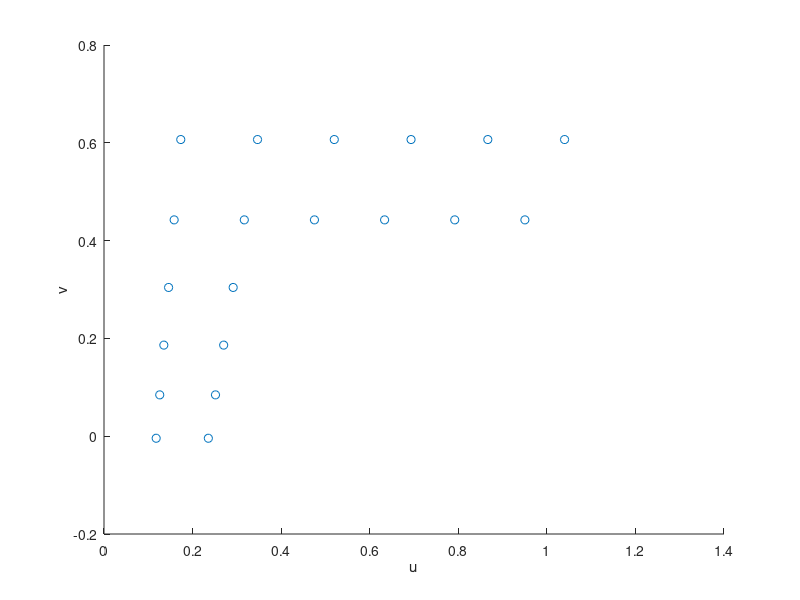

The MATLAB source for this figure: (Note: this script raises an error after producing the figure.)
%% HW 3 - ME 6406 Machine Vision
% by Cody Houff
% 11/09/21

%% Problem 1a Camera Model 
% Camera Model 
% find Xw,Yw and u,v
clc
clear
close all

Xw = [-2,-1, 0, 1, 2, 3,-2,-1, 0, 1, 2, 3,-1,-2,-1,-2,-1,-2,-1,-2];
Yw = [ 0, 0, 0, 0, 0, 0, 1, 1, 1, 1, 1, 1, 2, 2, 3, 3, 4, 4, 5, 5];
Zw = [ 0, 0, 0, 0, 0, 0, 0, 0, 0, 0, 0, 0, 0, 0, 0, 0, 0, 0, 0, 0];



theta = 135*pi/180;


T = [3, 3.5, 7.5]';

f = 1.3;

R = [1,        0,        0;
     0, cos(theta), -sin(theta);
     0   sin(theta),  cos(theta)]

 sizeXw = size(Xw);
 
for n = 1:sizeXw(2)
     
    xyz(:,n) = R*[Xw(n),Yw(n),Zw(n)]'+ T;
    
end

u = f*xyz(1,:)./xyz(3,:); % u = f*x/z
v = f*xyz(2,:)./xyz(3,:); % v = f*y/z

scatter(u,v);
xlabel('u');
ylabel('v');
 
save('camera_calibration_data.mat','Xw','Yw','u','v'); 


%% Problem 1b Camera Calibration
%Find f, [R], T T = offset, R matrix rotation values, given Xw Yw u, v
clc
clear
close all

load('camera_calibration_data.mat');

Zw = [ 0, 0, 0, 0, 0, 0, 0, 0, 0, 0, 0, 0, 0, 0, 0, 0, 0, 0, 0, 0];

%A =[Xw', Yw', Zw', u', v']

A = [v'.*Xw', v'.*Yw', -u'.*Xw', -u'.*Yw', v'];

b = u';
mu = pinv(A)*b;
mu(1);
mu(2);

U = mu(1)^2+mu(2)^2+mu(3)^2+mu(4)^2;
Ty = (U -(U^2 - 4*(mu(1)*mu(4) - mu(2)*mu(3))^2)^(.5))/(2*(mu(1)*mu(4)-mu(2)*mu(3))^2);

Ty = sqrt(Ty);
% Ty2 = -sqrt(Ty)

r11 = Ty*mu(1);
r12 = Ty*mu(2);
r21 = Ty*mu(3);
r22 = Ty*mu(4);
Tx=mu(5)*Ty;

Ex = r11*Xw(1)+r12*Yw(1)+Tx;
Ey = r21*Xw(1)+r22*Yw(1)+Ty;


if (sign(Ex) == sign(u(1))) && (sign(Ey) == sign(v(1)))
    Ty = Ty;
else
    Ty = -Ty; 
    r11 = Ty*mu(1);
    r12 = Ty*mu(2);
    r21 = Ty*mu(3);
    r22 = Ty*mu(4);
    Tx=mu(5)*Ty;

    Ex = r11*Xw(1)+r12*Yw(1)+Tx;
    Ey = r21*Xw(1)+r22*Yw(1)+Ty;
end

 s1 = 1;
 s2 = -sign(r11*r12+r12*r22);
 
r13 = s1*sqrt(1-r11^2-r12^2);
r23 = s2*sqrt(1-r21^2-r22^2);

r3 = cross([r11,r12,r13]',[r21,r22,r23]');
r31 = r3(1);
r32 = r3(2);
r33 = r3(3);

R = [r11, r12, r13;
     r21, r22, r23;
     r31, r32, r33]

k1 = 0;

ud = u';
vd = v';

rd_2 = ud.^2+vd.^2;
 
bprime = (r31.*Xw'+r32.*Yw').*ud;

xnew  = r11.*Xw'+r12*Yw'+Tx;

aprime = [xnew rd_2.*xnew -ud];
xprime = pinv(aprime)*bprime;

f = xprime(1)
k = xprime(2)
Tz = xprime(3)
 
%% Problem 2a Eye on hand calibration
% Compute ([Rc12], Tc12) and ([Rc23], Tc23)
clc
clear
close all
 
load('robot_hand_eye_data.mat');

Hc12 = Hc2*inv(Hc1);
Rc12 = Hc12(1:3,1:3)
Tc12 = Hc12(1:3,4)

Hc23 = Hc3*inv(Hc2);
Rc23 = Hc23(1:3,1:3)
Tc23 = Hc23(1:3,4)

    
%% Problem 2b Eye on hand calibration
% (n, θ) for each of the rotation matrixes; 
% [Rc12], [Rc23], [Rg12] and [Rg23].
clc
clear
close all

load('robot_hand_eye_data.mat');

Hc12 = Hc2*inv(Hc1);
Rc12 = Hc12(1:3,1:3);
Tc12 = Hc12(1:3,4);

Hc23 = Hc3*inv(Hc2);
Rc23 = Hc23(1:3,1:3);
Tc23 = Hc23(1:3,4);

Rg12 = Hg12(1:3,1:3);
Tg12 = Hg12(1:3,4);

Rg23 = Hg23(1:3,1:3);
Tg23 = Hg23(1:3,4);

theta_Hc12 = acos((Rc12(1,1)+Rc12(2,2)+Rc12(3,3)-1)/2)
theta_Hc23 = acos((Rc23(1,1)+Rc23(2,2)+Rc23(3,3)-1)/2)
theta_Hg12 = acos((Rg12(1,1)+Rg12(2,2)+Rg12(3,3)-1)/2)
theta_Hg23 = acos((Rg23(1,1)+Rg23(2,2)+Rg23(3,3)-1)/2)

k = [0,0,0]';
for i = 1:3
   theta = theta_Hc12;
   r = Rc12;
   k(i) = sqrt((r(i,i) - cos(theta))/(1-cos(theta))); 
end
n_Rc12 = [sign(r(3,2)-r(2,3)),sign(r(1,3)-r(3,1)),sign(r(2,1)-r(1,2))]'.*k

k = [0,0,0]';
for i = 1:3
   theta = theta_Hc23;
   r = Rc23;
   k(i) = sqrt((r(i,i) - cos(theta))/(1-cos(theta))); 
end
n_Rc23 = [sign(r(3,2)-r(2,3)),sign(r(1,3)-r(3,1)),sign(r(2,1)-r(1,2))]'.*k

k = [0,0,0]';
for i = 1:3
   theta = theta_Hg12;
   r = Rg12;
   k(i) = sqrt((r(i,i) - cos(theta))/(1-cos(theta))); 
end
n_Rg12 = [sign(r(3,2)-r(2,3)),sign(r(1,3)-r(3,1)),sign(r(2,1)-r(1,2))]'.*k

k = [0,0,0]';
for i = 1:3
   theta = theta_Hg23;
   r = Rg23;
   k(i) = sqrt((r(i,i) - cos(theta))/(1-cos(theta))); 
end
n_Rg23 = [sign(r(3,2)-r(2,3)),sign(r(1,3)-r(3,1)),sign(r(2,1)-r(1,2))]'.*k

% Problem 2c Eye on hand calibration
% Find Pc12, Pc23, Pg1, Pg23 
% check [Rc12],[Rc23],[Rg12],[Rg23] from P


Pc12 = 2*sin(theta_Hc12/2)*n_Rc12
Pc23 = 2*sin(theta_Hc23/2)*n_Rc23
Pg12 = 2*sin(theta_Hg12/2)*n_Rg12
Pg23 = 2*sin(theta_Hg23/2)*n_Rg23

Pr = Pc12;
skew_Pr = [0,-Pr(3),Pr(2);Pr(3),0,-Pr(1);-Pr(2),Pr(1),0];
mag_Pr = sqrt(Pr(1)^2+Pr(2)^2+Pr(3)^2);
checked_Rc12 = (1-mag_Pr^2/2)*eye(3)+.5*(Pr*Pr'+sqrt(4-mag_Pr^2)*skew_Pr)

Pr = Pc23;
skew_Pr = [0,-Pr(3),Pr(2);Pr(3),0,-Pr(1);-Pr(2),Pr(1),0];
mag_Pr = sqrt(Pr(1)^2+Pr(2)^2+Pr(3)^2);
checked_Rc23 = (1-mag_Pr^2/2)*eye(3)+.5*(Pr*Pr'+sqrt(4-mag_Pr^2)*skew_Pr)

Pr = Pg12;
skew_Pr = [0,-Pr(3),Pr(2);Pr(3),0,-Pr(1);-Pr(2),Pr(1),0];
mag_Pr = sqrt(Pr(1)^2+Pr(2)^2+Pr(3)^2);
checked_Rg12 = (1-mag_Pr^2/2)*eye(3)+.5*(Pr*Pr'+sqrt(4-mag_Pr^2)*skew_Pr)

Pr = Pg23;
skew_Pr = [0,-Pr(3),Pr(2);Pr(3),0,-Pr(1);-Pr(2),Pr(1),0];
mag_Pr = sqrt(Pr(1)^2+Pr(2)^2+Pr(3)^2);
checked_Rg23 = (1-mag_Pr^2/2)*eye(3)+.5*(Pr*Pr'+sqrt(4-mag_Pr^2)*skew_Pr)


% Problem 2d Eye on hand calibration
% Find Pcg,[Rcg],Tcg

Pr = Pg12+Pc12;
Pc12_minus_Pg12 = Pc12 - Pg12;
skew_Pc12_Pg12 = [0,-Pr(3),Pr(2);Pr(3),0,-Pr(1);-Pr(2),Pr(1),0];

Pr = Pg23+Pc23;
Pc23_minus_Pg23 = Pc23 - Pg23;
skew_Pc23_Pg23 = [0,-Pr(3),Pr(2);Pr(3),0,-Pr(1);-Pr(2),Pr(1),0];

Pcg_prime = pinv([skew_Pc12_Pg12;skew_Pc23_Pg23])*[Pc12 - Pg12;Pc23 - Pg23];

Pcg_prime = round(Pcg_prime)

% "check"
% skew_Pc12_Pg12*Pcg_prime
% skew_Pc23_Pg23*Pcg_prime

mag_Pcg = sqrt(Pcg_prime(1)^2+Pcg_prime(2)^2+Pcg_prime(3)^2);

theta_Pcg = 2*atan(mag_Pcg);

Pcg = Pcg_prime*2*cos(theta_Pcg/2)
% "check"
% Pcg = 2*Pcg_prime/sqrt(1+mag_Pcg^2)

Pr = Pcg;
skew_Pr = [0,-Pr(3),Pr(2);Pr(3),0,-Pr(1);-Pr(2),Pr(1),0];
mag_Pr = sqrt(Pr(1)^2+Pr(2)^2+Pr(3)^2);
Rcg = (1-mag_Pr^2/2)*eye(3)+.5*(Pr*Pr'+sqrt(4-mag_Pr^2)*skew_Pr);
Rcg = round(Rcg)


Tcg = pinv([Rg12-eye(3);Rg23-eye(3)])*[Rcg*Tc12-Tg12;Rcg*Tc23-Tg23]

% % "check"
% [Rg12-eye(3)]*Tcg 
% (Rcg*Tc12-Tg12)
% 
% [Rg23-eye(3)]*Tcg 
% (Rcg*Tc23-Tg23)

% "last check"
% Rcg*Pc12
% Pg12

%% Problem 3 Ellipse-Circle Correspondence
% Find Oc1,Oc2,Oc3,Oc4 
% Nc1,Nc2,Nc3,Nc4 


load('coef2021.mat')
fo = .8690;
r = 6.5;
C = [coef.A, coef.B, coef.D/fo;
     coef.B, coef.C, coef.E/fo;
     coef.D/fo, coef.E/fo, coef.F/fo^2];
[V,D] = eig(C);
P = [V(:,2), V(:,1), V(:,3)];
di = diag(D)*(-1);
a = sqrt(1/di(2));
b = sqrt(1/di(1));
c = sqrt(-1/di(3));

alpha1 = acos((b/a)*sqrt((1+(a/c)^2)/(1+(b/c)^2)))
alpha2 = -alpha1

%gamma1 = ((rc)/(acos(alpha1)))sqrt((1-(b/c)^2tan(alpha1)^2)/(1+tan(alpha1)^4))
%gamma2 = ((rc)/(acos(alpha2)))sqrt((1-(b/c)^2tan(alpha2)^2)/(1+tan(alpha2)^4))

K1 = 1/a^2;
K2 = K1;

gamma_new1 = sqrt((r^2/a^2)/(a^2*((1/b^2)+(1/c^2))^2*(sin(alpha1)^2*cos(alpha1)^2)-((sin(alpha1)^2/b^2)-(cos(alpha1)^2/c^2))));

K3 = (1/(b^2)+1/(c^2))*(sin(2*alpha1))*gamma_new1;
K4 = ((sin(alpha1)^2/b^2)-(cos(alpha1)^2/c^2))*gamma_new1^2;


center1 = P*[1 0 0; 0 cos(alpha1) sin(alpha1); 0 -sin(alpha1) cos(alpha1)]*[0 -K3/(2*K2) gamma_new1]';
normal1 = P*[1 0 0; 0 cos(alpha1) sin(alpha1); 0 -sin(alpha1) cos(alpha1)]*[0 0 1]';

%
gamma_new2 = sqrt((r^2/a^2)/(a^2*((1/b^2)+(1/c^2))^2*(sin(alpha2)^2*cos(alpha2)^2)-((sin(alpha2)^2/b^2)-(cos(alpha2)^2/c^2))));

K3 = (1/(b^2)+1/(c^2))*(sin(2*alpha2))*gamma_new2;
K4 = ((sin(alpha2)^2/b^2)-(cos(alpha2)^2/c^2))*gamma_new2^2;


center2 = P*[1 0 0; 0 cos(alpha2) sin(alpha2); 0 -sin(alpha2) cos(alpha2)]*[0 -K3/(2*K2) gamma_new2]';
normal2 = P*[1 0 0; 0 cos(alpha2) sin(alpha2); 0 -sin(alpha2) cos(alpha2)]*[0 0 1]';

%
alpha3 = alpha1 +pi

gamma_new3 = sqrt((r^2/a^2)/(a^2*((1/b^2)+(1/c^2))^2*(sin(alpha3)^2*cos(alpha3)^2)-((sin(alpha3)^2/b^2)-(cos(alpha3)^2/c^2))));

K3 = (1/(b^2)+1/(c^2))*(sin(2*alpha3))*gamma_new3;
K4 = ((sin(alpha3)^2/b^2)-(cos(alpha3)^2/c^2))*gamma_new3^2;


center3 = P*[1 0 0; 0 cos(alpha3) sin(alpha3); 0 -sin(alpha3) cos(alpha3)]*[0 -K3/(2*K2) gamma_new3]';
normal3 = P*[1 0 0; 0 cos(alpha3) sin(alpha3); 0 -sin(alpha3) cos(alpha3)]*[0 0 1]';

%

alpha4 = alpha2 +pi

gamma_new4 = sqrt((r^2/a^2)/(a^2*((1/b^2)+(1/c^2))^2*(sin(alpha4)^2*cos(alpha4)^2)-((sin(alpha4)^2/b^2)-(cos(alpha4)^2/c^2))));

K3 = (1/(b^2)+1/(c^2))*(sin(2*alpha4))*gamma_new4;
K4 = ((sin(alpha4)^2/b^2)-(cos(alpha4)^2/c^2))*gamma_new4^2;

center4 = P*[1 0 0; 0 cos(alpha4) sin(alpha4); 0 -sin(alpha4) cos(alpha4)]*[0 -K3/(2*K2) gamma_new4]';
normal4 = P*[1 0 0; 0 cos(alpha4) sin(alpha4); 0 -sin(alpha4) cos(alpha4)]*[0 0 1]';


Oc1_Oc2_Oc3_Oc4 = [center1,center2,center3,center4]

Nc1_Nc2_Nc3_Nc4 = [normal1,normal2,normal3,normal4]


%% Problem 4a Morphology
% 
clc
clear
clear tabs

img = imread('Fingerprint.jpg');
figure()
imshow(img);

SE = [1,1,1;
    1,1,1;
    1,1,1];

img_erode = imerode(img,SE);
figure()
imshow(img_erode);

%% Problem 4b Morphology
% 

img_dilate_erode = imdilate(img_erode,SE);
figure()
imshow(img_dilate_erode);

%% Problem 4c Morphology
% 

img_dilate_dilate_erode = imdilate(img_dilate_erode,SE);
figure()
imshow(img_dilate_dilate_erode);

%% Problem 4d Morphology
% 

img_erode_dilate_dilate_erode = imerode(img_dilate_dilate_erode,SE);
figure()
imshow(img_erode_dilate_dilate_erode);

%% Problem 2d practice (extra)
% % 
% clc
% clear
% clear tabs
% 
% 
% %axb = c
% a1 = [1,2,3]'
% a2 = [3,4,2]'
% %b = [4,5,6]'
% c1 = [-3,6,-3]'
% c2 = [14,-10,-1]'
% % c = cross(a,b)
% 
% skew_a1= [0,-a1(3),a1(2);a1(3),0,-a1(1);-a1(2),a1(1),0]
% 
% skew_a2= [0,-a2(3),a2(2);a2(3),0,-a2(1);-a2(2),a2(1),0]
% 
% skew_a12 = [skew_a1;skew_a2]
% c12 = [c1;c2]
% b_new = pinv(skew_a12)*c12





